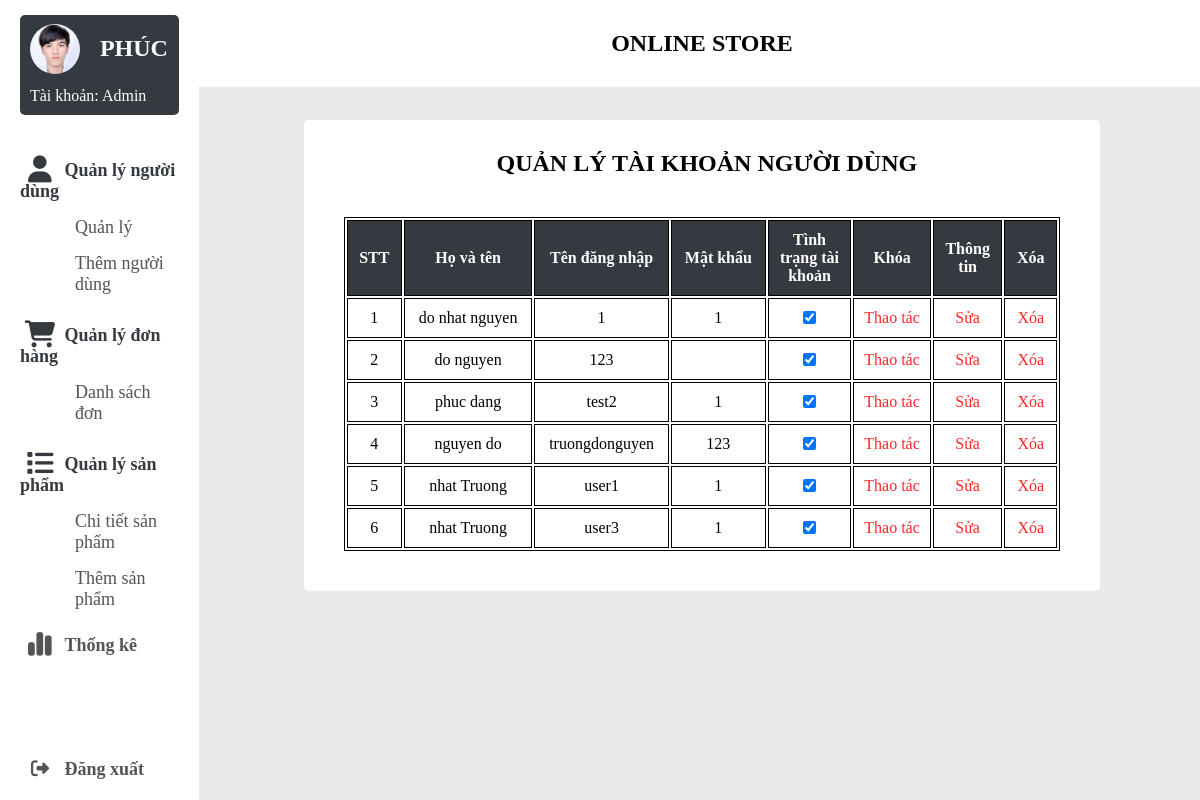
Page /admin/index.php on the earlier database version.
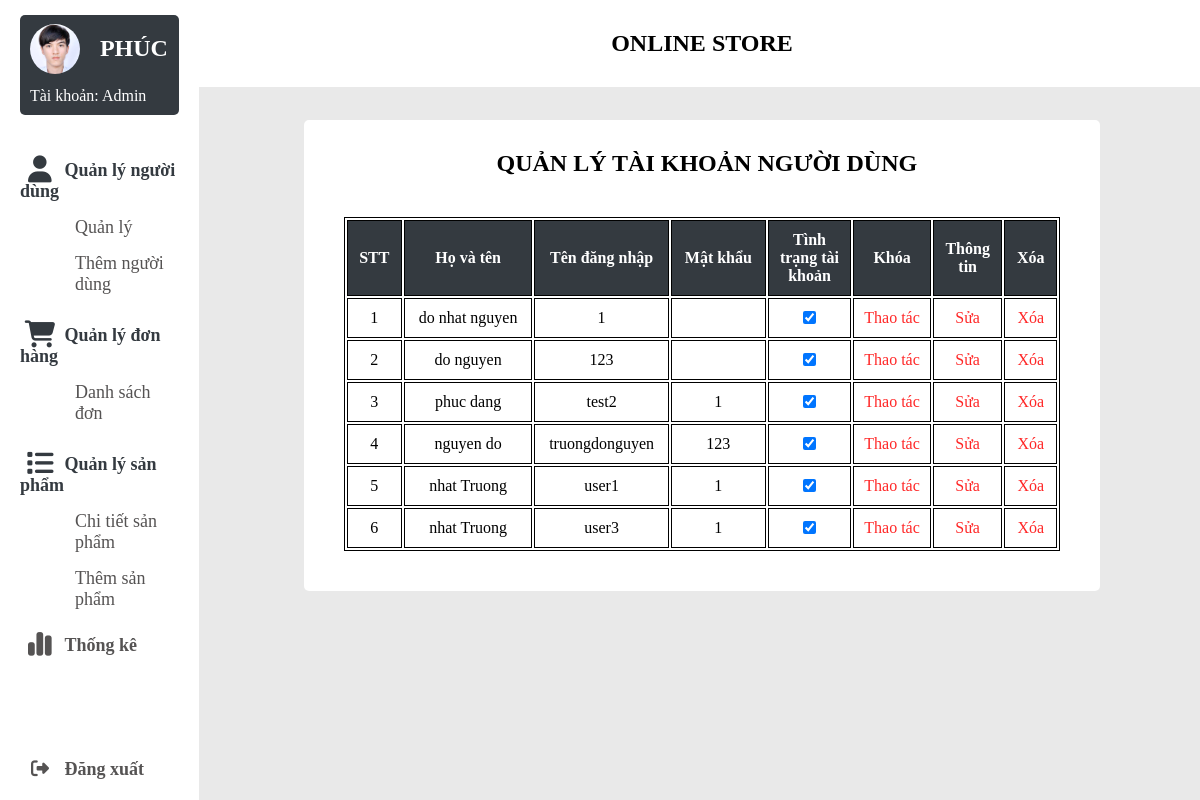
Same page on the later database version.
### tables this page shows
CREATE TABLE `taikhoan` (
  `username` varchar(50) NOT NULL,
  `password` varchar(50) NOT NULL,
  `ho` varchar(50) NOT NULL,
  `ten` varchar(50) NOT NULL,
  `phone` varchar(15) NOT NULL,
  `email` varchar(50) NOT NULL,
  `sex` varchar(50) NOT NULL,
  `date` date NOT NULL,
  `isadmin` tinyint(1) NOT NULL DEFAULT 0,
  `status` tinyint(1) NOT NULL DEFAULT 1
);

### admin/index.php (the view, shortened to what this page needs)
<?php
include('config/config.php');
?>
<span style="font-family: verdana, geneva, sans-serif;">
  <!DOCTYPE html>
  <html lang="en">
  <head>
    <link rel="stylesheet" href="style/style_admin.css" />
    <link rel="stylesheet" href="style/style_useradmin.css">
    <link rel="stylesheet" href="https://cdnjs.cloudflare.com/ajax/libs/font-awesome/6.5.0/css/all.min.css" />
  </head>
  <body>
    <div class="container">
      <?php include 'navbar.php' ?>;
      <div class="top-banner">
        <p>online store</p>
      </div>
      <section class="main">
        <div class="main-top"></div>
        <div class="background-section">
          <div class="main-body">
            <h1>QUẢN LÝ TÀI KHOẢN NGƯỜI DÙNG</h1>
          </div>
          <table style="width:90%">
            <tr>
              <th class="stt">STT</th>
              <th>Họ và tên</th>
              <th>Tên đăng nhập</th>
              <th>Mật khẩu</th>
              <th style="width: 12%;">Tình trạng tài khoản</th>
              <th>Khóa</th>
              <th class="thongtin">Thông tin</th>
                <th class="delete">Xóa</th>
            </tr>
            <tr>
              <?php
              $sql = "SELECT * FROM taikhoan where isadmin = 0";
              $result = $conn->query($sql);
              if ($result->num_rows > 0) {
                $x = 1;
                while ($row = $result->fetch_assoc()) {
              ?>
                  <td class="stt"> <?php echo ($x++) ?> </td>
                  <td class="stt"> <?php echo ($row['ho'] . " " . $row['ten']) ?> </td>
                  <td class="stt"> <?php echo ($row['username']) ?> </td>
                  <td class="stt"> <?php echo $row['password'] ?> </td>
                  <form method="POST">
                    <td class="status stt">
                      <input type="checkbox" name="lock" value="1" <?php if ($row['status'] == 1) echo "checked"; ?>>
                    </td>
                    <td class="khoa">
                      <input type="submit" name="submit" value="Thao tác">
                    </td>
                    <td class="sua">
                      <input type="submit" name="submitFix" class="sua" value="Sửa">
                    </td>
                      <td class="sua">
                      <input type="submit" name="xoa" class="delete" value="Xóa">
                    </td>
                  </form>
            </tr>
        <?php
                }
              }
        ?>
          </table>
        </div>
      </section>
    </div>
  </body>
  </html>

### admin/navbar.php (shortened to what this page needs)
<?php
$username = $_GET['admin'];
?>
<nav>
    <div class="navbar">
        <a href="index.php?admin=<?php echo $username ?>" style="color: black;">
            <div class="logo">
                <img src="image/phuccac.jpg" alt="">
                <h1>Phúc</h1>
            </div>
        </a>
        <div class="account-type">Tài khoản: Admin</div>
        <ul>
            <li>
                <div class="sidenav">
                    <button class="dropdown-btn">
                        <i class="fa-solid fa-user fa-xl"></i>
                        <span class="nav-item">Quản lý người dùng </span>
                    </button>
                    <div class="dropdown-container">
                        <a href="index.php?admin=<?php echo $username ?>" class="font-bold">Quản lý</a>
                        <a href="add_user-admin.php?admin=<?php echo $username ?>" class="font-bold">Thêm người dùng</a>
                    </div>
                    <button class="dropdown-btn">
                        <i class="fa-solid fa-cart-shopping fa-xl"></i>
                        <span class="nav-item">Quản lý đơn hàng </span>
                    </button>
                    <div class="dropdown-container">
                        <a href="cart-admin.php?admin=<?php echo $username ?>" class="font-bold">Danh sách đơn</a>
                    </div>
                    <button class="dropdown-btn">
                        <i class="fa-solid fa-list fa-xl"></i>
                        <span class="nav-item">Quản lý sản phẩm </span>
                    </button>
                    <div class="dropdown-container">
                        <a href="products-admin.php?admin=<?php echo $username ?>" class="font-bold">Chi tiết sản phẩm</a>
                        <a href="add_products-admin.php?admin=<?php echo $username ?>" class="font-bold">Thêm sản phẩm</a>
                    </div>
                </div>
            </li>
            <li>
                <a href="statistic-admin.php?admin=<?php echo $username ?>" class="font-bold">
                    <i class="fa-solid fa-chart-simple fa-xl"></i>
                    <span class="nav-item">Thống kê</span>
                </a>
            </li>
            <li class="bottom">
                <a href="#" class="logout" onclick="logOut()">
                    <i class="fas fa-sign-out-alt"></i>
                    <span class="nav-item">Đăng xuất</span>
                </a>
            </li>
        </ul>
    </div>
</nav>

### admin/style/style_admin.css (style rules this page uses)
* { margin: 0; padding: 0; outline: none; border: none; text-decoration: none; list-style: none; box-sizing: border-box; font-family: 'Times New Roman', Times, serif; }
body { background: rgb(233, 233, 233); overflow-y: scroll; }
.container { display:flex; }
nav { position: sticky ; top: 0; left: 0; bottom: 0; width: 20% ; height: 100vh; background: #fff; z-index: 7777; }
.navbar { width: 80% ; margin: 0 10%; }
.logo { margin-top: 15px; display: flex; align-items: center; background-color: #343a40; border-top-right-radius: 5px; border-top-left-radius: 5px; color: white; }
.account-type { padding: 5px; background-color: #343a40; border-bottom-left-radius: 5px; border-bottom-right-radius: 5px; color: white; text-align: left; padding-left: 10px; padding-bottom: 10px; }
.logo img { width: 50px; height: 50px; border-radius: 50%; filter: brightness(110%); }
img, h1 { margin-left: 10px; }
.logo h1 { margin-left: 20px; text-transform: uppercase; }
ul { margin-top: 30px; }
li:not(.bottom) { padding-bottom: 10px; }
li a { font-size: 18px; color: rgb(85, 83, 83); }
.nav-item { position: relative ; font-size: 18px; font-weight: bold; }
nav i { width: 40px; text-align: center; }
.logout { position: absolute; bottom: 20px; }
.dropdown-container { padding: 0 0 0 55px; background-color: white; font-family: "Poppins", sans-serif; color:#343a40; }
.dropdown-btn { padding: 15px 0 0 0; text-decoration: none; color:#343a40; font-size: 18px; font-weight: bold; }
.sidenav a, .dropdown-btn { display: block; border: none; background: none; width: 100%; text-align: left; cursor: pointer; outline: none; margin-bottom: 15px; }
.top-banner { top: 0; left: 0; position: fixed; width: 85% ; padding: 30px; z-index: 6666; background-color: #fff; margin-left: 16% ; }
p { text-align: center ; font-weight: bold; font-size: 24px; text-transform: uppercase; }
.main { width: 100% ; text-align: center; }
.main-top { padding: 50px; }
.main-body { padding: 10px 10px 10px 20px; }
h1 { margin: 20px 10px; }
.background-section { background-color: white; margin-top: 2%; margin-bottom: 4% ; margin-left: 100px; margin-right: 100px; border-radius: 5px; }

### admin/style/style_useradmin.css (style rules this page uses)
table { margin-left: 5%; margin-top: 10px; }
table, th, td { border:1px solid black; text-align: left; }
th { background-color: #343a40; color: white; font-size: 16px; }
th,td { padding: 10px; }
th, .stt { text-align: center; }
.thongtin { width: 10%; }
.sua { color: blue; text-align: center; }
.background-section { padding-bottom: 4%; margin-bottom: 3%; margin-left: 100px; margin-right: 100px; border-radius: 5px; }
input[type="submit"] { font-size: 16px; background-color: white; color: rgba(255, 0, 0, 0.85); }
.khoa { text-align: center; width: 10%; }

Differences in the rows shown:
changed taikhoan "do nhat": password "1" → (not shown)
